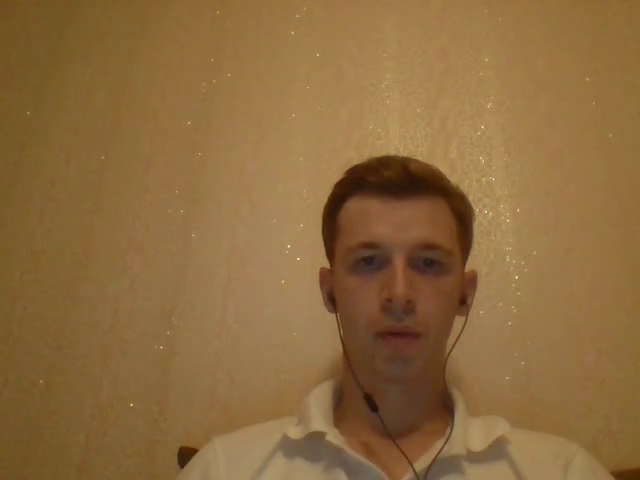
#> input picture frame 4 of data/captured_video.avi, 640 x 480 px, given in place of faces.mp4, which was not available
$ python detecting_faces.py
#> lines starting #> are read from the running program, lines starting #| are printed output that depends on the picture; after the words box and inside, x2 and y2 are one past the last pixel; in counts of white or black regions, pixels touching at a corner belong together; pictures that were not available may be replaced by others from this repository, and a replacement may not be noted
import cv2
import numpy as np
def detect_faces(video_file, detector, win_title):
#> called with video_file = '../data/faces.mp4', win_title = 'Haar cascade face detector'
    cap = cv2.VideoCapture(video_file)

    while True:
        status_cap, frame = cap.read()
#> frame is the input picture: shape (480, 640, 3); mean B, G, R 62.4, 106.3, 140.2
        if not status_cap:
            break

        gray = cv2.cvtColor(frame, cv2.COLOR_BGR2GRAY)
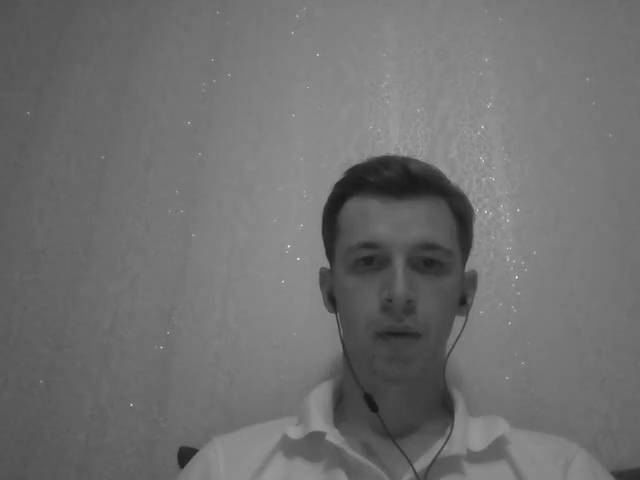
#> gray: shape (480, 640); min 23, max 235, mean 111.3

        faces = detector.detectMultiScale(gray, 1.3, 5)
#> faces = [[312, 199, 172, 172]]

        for x, y, w, h in faces:
            cv2.rectangle(frame, (x, y), (x + w, y + h), (0, 255, 0), 3)
            text_size, _ = cv2.getTextSize('Face', cv2.FONT_HERSHEY_SIMPLEX, 1, 2)
            cv2.rectangle(frame, (x, y - text_size[1]), (x + text_size[0], y), (255, 255, 255), cv2.FILLED)
            cv2.putText(frame, 'Face', (x, y), cv2.FONT_HERSHEY_SIMPLEX, 1, (0, 0, 0), 2)
#> this loop made 1 pass
#> (x, y, w, h, text_size) on pass 1: (312, 199, 172, 172, (75, 22))
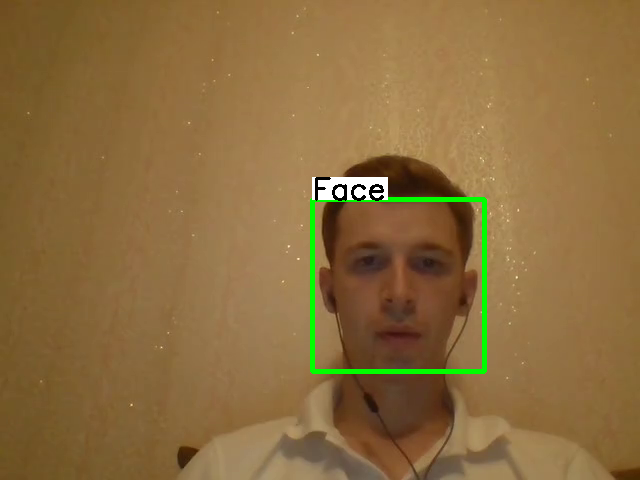
#> frame: shape (480, 640, 3); 1.61% of pixels changed, all inside (x1, y1, x2, y2) = (310, 177, 487, 374)
        cv2.imshow(win_title, frame)

        if cv2.waitKey(1) == 27:
#> (key Esc is pressed here)
            break

    cv2.destroyAllWindows()

haar_face_cascade = cv2.CascadeClassifier('../data/haarcascade_frontalface_default.xml')

detect_faces('../data/faces.mp4', haar_face_cascade, 'Haar cascade face detector')

lbp_face_cascade = cv2.CascadeClassifier()
lbp_face_cascade.load('../data/lbpcascade_frontalface.xml')

detect_faces(0, lbp_face_cascade, 'LBP cascade face detector')
#> call 2 of detect_faces, with video_file = 0, win_title = 'LBP cascade face detector'
#> in detect_faces (call 2), `faces = detector.detectMultiScale(gray, 1.3, 5)`: faces = [[312, 196, 171, 171]]
#> the loop in detect_faces (call 2), `for x, y, w, h in faces:` made 1 pass
#> (x, y, w, h, text_size) on pass 1: (312, 196, 171, 171, (75, 22))
#> after the loop in detect_faces (call 2), `for x, y, w, h in faces:`:
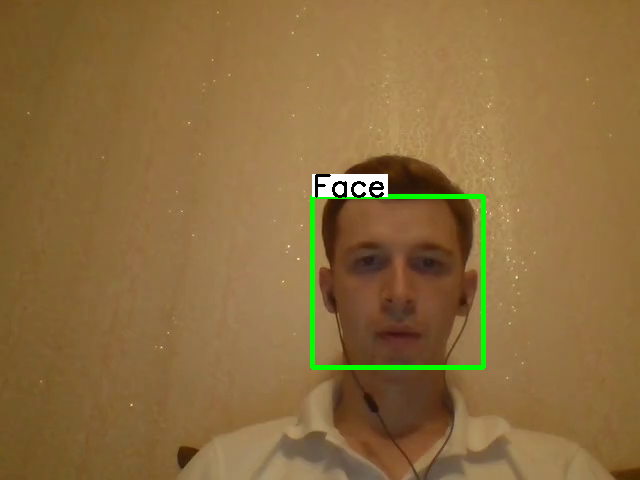
#> frame: shape (480, 640, 3); 1.6% of pixels changed, all inside (x1, y1, x2, y2) = (310, 174, 486, 370)
#> (key Enter is pressed here)

$ run again, starting later in the video
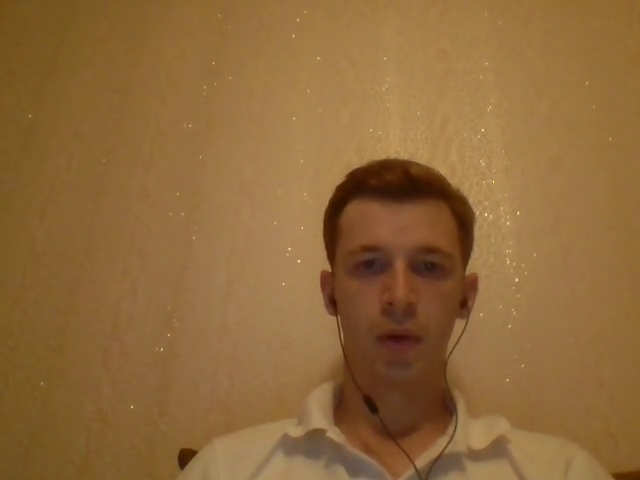
#> input picture frame 22 of data/captured_video.avi, 640 x 480 px, given in place of faces.mp4, which was not available
#> in detect_faces, frame is the input picture: shape (480, 640, 3); mean B, G, R 58.6, 104.3, 142.3
#> faces = [[311, 201, 172, 172]]
#> the loop in detect_faces, `for x, y, w, h in faces:` made 1 pass
#> (x, y, w, h, text_size) on pass 1: (311, 201, 172, 172, (75, 22))
#> after the loop in detect_faces, `for x, y, w, h in faces:`:
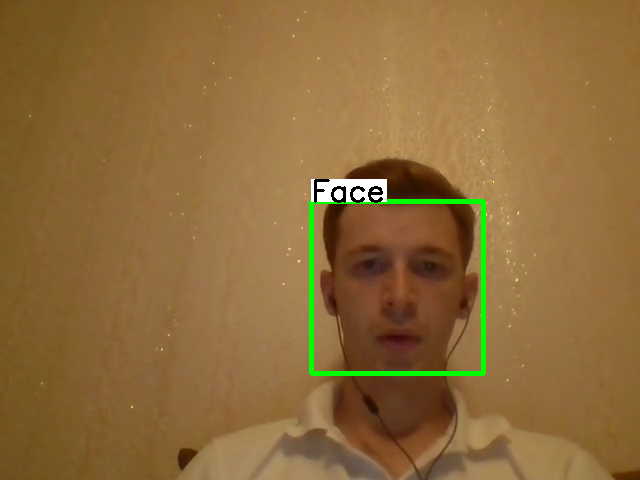
#> frame: shape (480, 640, 3); 1.61% of pixels changed, all inside (x1, y1, x2, y2) = (309, 179, 486, 376)
#> faces = [[314, 201, 170, 170]]
#> the loop in detect_faces (call 2), `for x, y, w, h in faces:` made 1 pass
#> (x, y, w, h, text_size) on pass 1: (314, 201, 170, 170, (75, 22))
#> after the loop in detect_faces (call 2), `for x, y, w, h in faces:`:
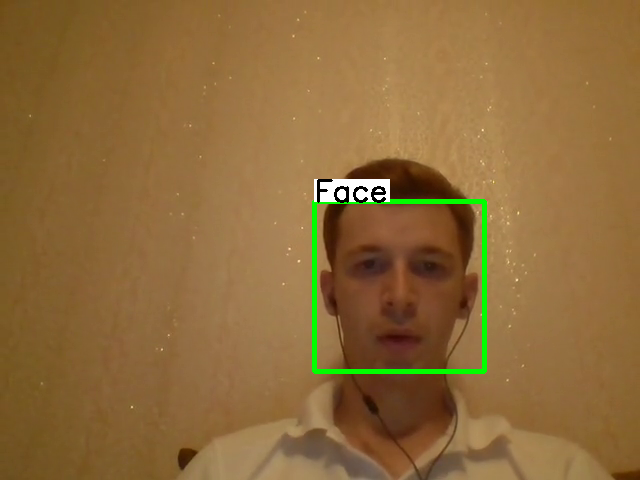
#> frame: shape (480, 640, 3); 1.6% of pixels changed, all inside (x1, y1, x2, y2) = (312, 179, 487, 374)

$ run again, starting later in the video
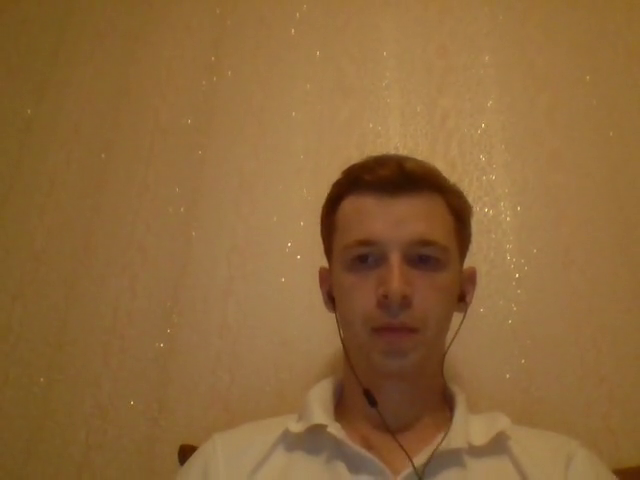
#> input picture frame 39 of data/captured_video.avi, 640 x 480 px, given in place of faces.mp4, which was not available
#> in detect_faces, frame is the input picture: shape (480, 640, 3); mean B, G, R 57.3, 103.7, 142.1
#> faces = [[310, 194, 170, 170]]
#> the loop in detect_faces, `for x, y, w, h in faces:` made 1 pass
#> (x, y, w, h, text_size) on pass 1: (310, 194, 170, 170, (75, 22))
#> after the loop in detect_faces, `for x, y, w, h in faces:`:
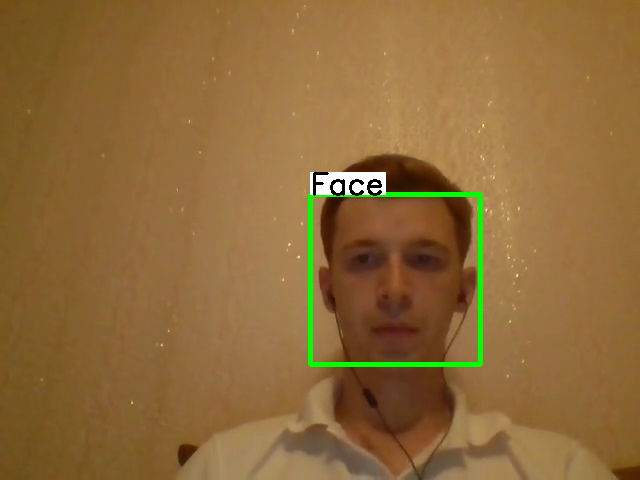
#> frame: shape (480, 640, 3); 1.6% of pixels changed, all inside (x1, y1, x2, y2) = (308, 172, 483, 367)
#> faces = [[310, 195, 169, 169]]
#> the loop in detect_faces (call 2), `for x, y, w, h in faces:` made 1 pass
#> (x, y, w, h, text_size) on pass 1: (310, 195, 169, 169, (75, 22))
#> after the loop in detect_faces (call 2), `for x, y, w, h in faces:`:
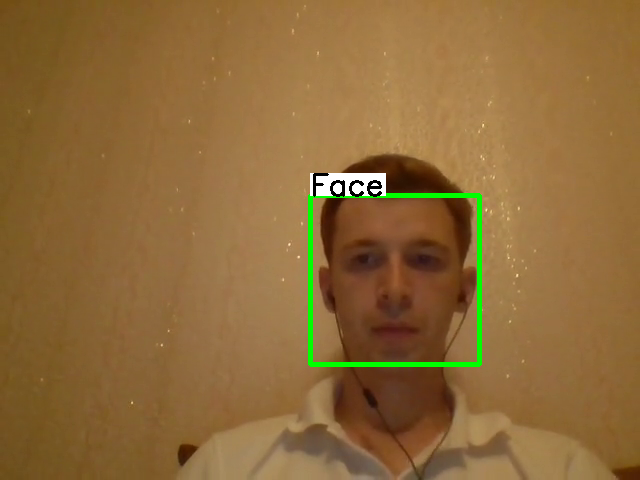
#> frame: shape (480, 640, 3); 1.59% of pixels changed, all inside (x1, y1, x2, y2) = (308, 173, 482, 367)
